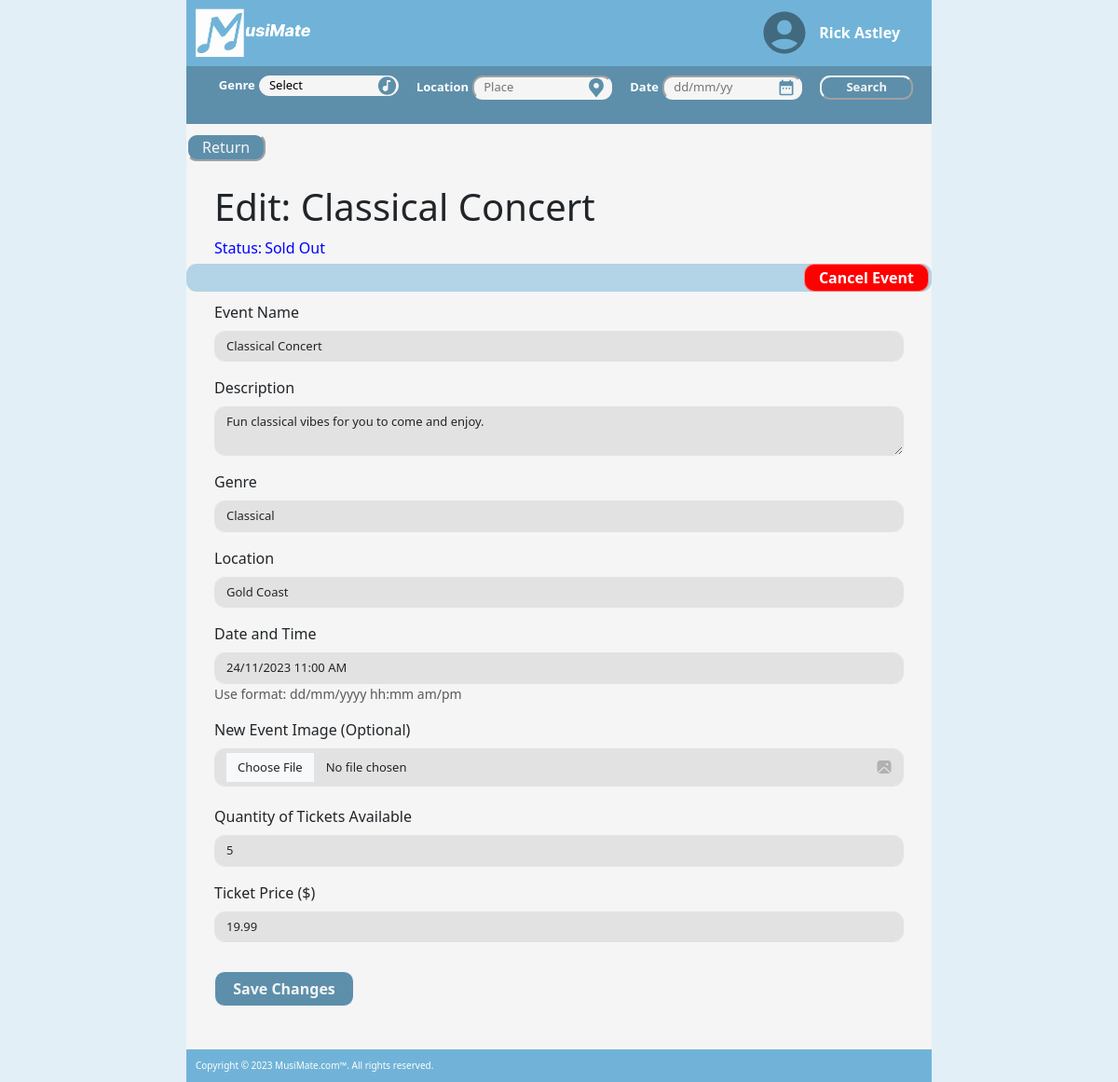
The page /events/edit/2 (signed in) on the database its author committed.
### musimate/models.py (models this page shows, shortened)
class User(db.Model, UserMixin):
    __tablename__ = 'users' # good practice to specify table name
    id = db.Column(db.Integer, primary_key=True)
    name = db.Column(db.String(100), index=True, unique=True, nullable=False)
    email = db.Column(db.String(100), index=True, nullable=False)
    contact_number = db.Column(db.String(15), nullable=True)
    address = db.Column(db.String(255), nullable=True)
    password_hash = db.Column(db.String(255), nullable=False)
    events = db.relationship('Event', backref='user')
    comments = db.relationship('Comment', backref='user')
    orders = db.relationship("Order", backref='user')

class Event(db.Model):
    __tablename__ = 'events'
    id = db.Column(db.Integer, primary_key=True)
    status = db.Column(db.String(10), default='Open')
    name = db.Column(db.String(80))
    description = db.Column(db.String(200))
    genre = db.Column(db.String(40))
    location = db.Column(db.String(200))
    date = db.Column(db.DateTime)
    image = db.Column(db.String(400))
    quantity = db.Column(db.Integer)
    quantitySold = db.Column(db.Integer, default=0)
    price = db.Column(db.Float)
    user_id = db.Column(db.Integer, db.ForeignKey('users.id'))
    comments = db.relationship('Comment', backref='event')
    orders = db.relationship('Order', backref = 'event')

### musimate/events.py (the view, shortened to what this page needs)
@eventbp.route('/edit/<id>', methods=['GET', 'POST'])
@login_required
def edit(id):
    genres = db.session.scalars(db.select(Event.genre.distinct())).all()
    event = db.session.scalar(db.select(Event).where(Event.id == id))
    if (event.user != current_user):
        flash('You are not the owner of this event', 'error')
        return redirect(url_for('event.show', id=id))
    else:
        form = EditEventForm()
        if (request.method == 'GET'):
            form.name.default = event.name
            form.description.default = event.description
            form.genre.default = event.genre
            form.location.default = event.location
            form.date.default = event.date
            form.quantity.default = event.quantity
            form.price.default = event.price
            form.process()
    return render_template('events/create.html', form=form, event=event, genres=genres, selected_genre='Select', editing=True)

### musimate/forms.py
class EditEventForm(FlaskForm):
    name = StringField('Event Name', validators=[InputRequired()])
    description = TextAreaField('Description', validators=[InputRequired()])
    genre = StringField('Genre', validators=[InputRequired()])
    location = StringField('Location', validators=[InputRequired()])
    date = DateTimeField("Date and Time", validators=[InputRequired(
    )], format='%d/%m/%Y %I:%M %p', description="Use format: dd/mm/yyyy hh:mm am/pm")
    image = FileField('New Event Image (Optional)', validators=[FileAllowed(
        ALLOWED_FILE, message='Only supports PNG, JPG, png, jpg')])
    quantity = IntegerField('Quantity of Tickets Available', validators=[InputRequired(
    ), NumberRange(min=10, max=99999999999, message="please enter a quantity greater than 10")])
    price = DecimalField('Ticket Price ($)', validators=[
                         InputRequired()], render_kw={"placeholder": "00.00"})
    submit = SubmitField("Save Changes")

### musimate/templates/events/create.html
{% extends 'base.html' %}
{% from 'bootstrap5/form.html' import render_form %}
{% block content %}
<div class="row">
  <div class="d-flex justify-content-left">
    <div>
      {% if editing %}
      <a class="logo" role="button" href="{{ url_for('event.show', id=event.id) }}">
        <button id="return" style="margin-top: 10px;">Return</button>
      </a>
      {% else %}
      <a class="logo" role="button" href="{{ url_for('main.index') }}">
        <button id="return" style="margin-top: 10px;">Return</button>
      </a>
      {% endif %}
    </div>
  </div>
</div>
<div class="col-md-12" style="padding-left:30px; padding-right:30px">
  {% if editing %}
  <h1 style="padding-top:10px">Edit: {{ event.name }}</h1>
  <div class="d-flex justify-content-left">
    <div>
      <p class="{{ event.status }}" style="margin-bottom:5px;"> Status:</p>
    </div>
    <div>
      <p class="{{ event.status }}" id="status" style="margin-left:3px; margin-bottom:5px;">
        {{ event.status }}</p>
    </div>
  </div>
  {% else %}
  <h1 style="padding-top:10px">Create Event</h1>
  {% endif %}
</div>
<div class="break">
  {% if editing %}
  <div class="d-flex justify-content-end align-items-center" style=" height:100%">
    {% if event.status == "Cancelled" %}
    <a class="breakButton" id ="openButton" href="{{ url_for('event.change_status', id=event.id, status='Open') }}">Open Event</a>
    {% elif (event.status == "Open") or (event.status == "Sold Out") %}
    <a class="breakButton" id ="cancelButton" href="{{ url_for('event.change_status', id=event.id, status='Cancelled') }}">Cancel Event</a>
    {% endif %}
  </div>
  {% endif %}
</div>
<div class="col-md-12" style="padding-left:30px; padding-right:30px">
  {{ render_form(form) }}
</div>
{% endblock %}

### musimate/templates/base.html (shortened to what this page needs)
<html>
<head>
   <link rel="stylesheet" href="{{ url_for('static', filename='styles/style.css') }}">
   <link rel="stylesheet" href="https://cdn.jsdelivr.net/npm/bootstrap@5.3.2/dist/css/bootstrap.min.css"
>
</head>
<body class="body">
   <div class="row">
      <div class="d-flex justify-content-center">
         <div class="col-sm-12 col-md-10 col-lg-8 align-self-center">
            <nav class="navbar">
               <div class="row" style="width: 100%">
                  <div class="col">
                     <a role="button" href="{{ url_for('main.index') }}">
                        <img id="logo" src="/static/image/Capture.PNG" alt="Logo" height="55" style="margin-left: 8px;">
                     </a>
                  </div>
                  <div class="col">
                     <div class="d-flex justify-content-end align-items-center">
                        <a data-bs-toggle="dropdown" aria-dropeffect="move">
                           <img src="/static/svg/user-4-fill.svg" alt="User Icon" class="userIcon">
                        </a>
                        {% if current_user.is_authenticated %}
                        <a class="login">{{current_user.name}}</a>
                        {% else %}
                        <a class="login" href="{{ url_for('auth.login') }}" role="button">Log In</a>
                        {% endif %}
                     </div>
                  </div>
               </div>
            </nav>
            <div class="searchBar">
               <form action="{{url_for('main.search')}}">
                  <div class="d-flex justify-content-between">
                     <div class="input-group" style="justify-content: center;">
                        <div>
                           <label for="Genre" style="color:white; font-size:small; font-weight: bold;">Genre </label>
                           <select class="searchInput" name="genre" id="Genre">
                              <option value="{{ selected_genre }}">{{ selected_genre }}</option>
                           </select>
                        </div>
                        <div>
                           <label for="Location"
                              style="color:white; font-size:small; font-weight: bold;">Location</label>
                           <input class="searchInput" type="text" name="location" id="Location" placeholder="Place"
                              value="{{ selected_location }}">
                        </div>
                        <div>
                           <label for="Date" style="color:white; font-size:small; font-weight: bold;">Date </label>
                           <input class="searchInput" type="text" name="date" id="Date" placeholder="dd/mm/yy"
                              value="{{ selected_date }}">
                        </div>
                        <div>
                           <div class="d-flex justify-content-center align-items-center" style=" height:100%">
                              <button class="searchSubmit" type="submit">Search</button>
                           </div>
                        </div>
                     </div>
               </form>
            </div>
         </div>
         <div class="main">
            {% block content %}
            {% endblock %}
         </div>
      </div>
   </div>
</body>
<footer>
   <div class="d-flex justify-content-center">
      <div class="col-sm-12 col-md-10 col-lg-8 align-self-center">
         <div class="footerBox">
            Copyright © {{ year }} MusiMate.com™. All rights reserved.
         </div>
      </div>
   </div>
</footer>
</html>

### musimate/static/styles/style.css (style rules this page uses)
.body { background-color: rgba(113, 179, 216, 0.20); }
.footerBox { background-color: rgba(113, 179, 216); font-size: x-small; color: white; padding: 10px; }
.break { background-color: rgba(113, 179, 216, 0.50); width: 100%; height: 30px; border-radius: 11px; margin-bottom: 10px; font-size: medium; font-weight: bold; padding-left: 10px; }
.breakButton { border-radius:11px; background-color: rgba(113, 179, 216, .5); color: white; font-size: auto; font-weight: bold; padding-left: 30px; padding-right: 30px; border-color: rgba(255, 255, 255, .5); text-decoration: none; border: 1px solid rgba(255, 255, 255, .5); padding-top: 2px; padding-bottom: 2px; margin-right: 3px; }
#cancelButton { border-radius: 11px; background-color: rgba(255, 0, 0); color: white; font-size: auto; font-weight: bold; padding-left: 15px; padding-right: 15px; border-color: rgba(255, 0, 0, 0.5); text-decoration: none; border: 1px solid rgba(252, 252, 252, 0.5); padding-top: 2px; padding-bottom: 2px; }
.Sold.Out { color: blue }
.login { color: white; margin: 10px; font-weight: bold; text-decoration: none; }
.navbar { background-color: rgb(113, 179, 216); width: 100%; height: fit-content; padding: 10px; }
.userIcon { width: 64px; padding-left: 10px; filter: invert(42%) sepia(19%) saturate(839%) hue-rotate(157deg) brightness(87%) contrast(94%); }
.searchBar { background-color: rgba(93, 143, 171); width: 100%; height: fit-content; padding-left: 10px; padding-right: 10px; padding-bottom: 5px; padding-top: 5px; }
.main { background-color: rgba(245, 245, 245); width: 100%; height: fit-content; padding-bottom: 30px; }
#Genre.searchInput, #genre.createEvent { background-image: url("../svg/genre.svg"); background-repeat: no-repeat; background-size: 23px 23px; background-position: right; }
#Genre.searchInput { appearance: none; }
#Date.searchInput { background-image: url("../svg/date.svg"); background-repeat: no-repeat; background-size: 30px 20px; background-position: right; }
#Location.searchInput, #location.createEvent { background-image: url("../svg/location.svg"); background-repeat: no-repeat; background-size: 30px 23px; background-position: right; }
.searchInput { border-radius: 11px; font-size: small; background-color: rgba(245, 245, 245); border-color: rgba(245, 245, 245); width: 150px; padding-left: 10px; padding-right: 30px; margin-right: 5px; margin-top: 5px; margin-bottom: 5px; }
.searchBar label { margin-left: 15px; }
.searchSubmit { color: rgba(245, 245, 245); border-radius: 11px; border-color: rgba(245, 245, 245); background-color: rgba(93, 143, 171); font-size: small; font-weight: bold; width: 100px; margin-left: 15px; }
#title.createEvent, #location.createEvent, #artist.createEvent, #genre.createEvent, input[type=file] { width: 100%; }
.createEvent input[type=text], .form-control, input[type=date], input[type=time], input[type=number], textarea, .commentForm textarea { border-radius: 11px !important; font-size: small !important; background-color: rgba(226, 226, 226) !important; border-color: rgba(226, 226, 226) !important; }
input[type=file] { width: 100%; border-radius: 11px; border: 1px solid #ccc; display: block; padding: 10px 12px; cursor: pointer; margin-bottom: 20px; background-color: rgba(226, 226, 226); background-image: url("../svg/cloud.svg"); background-position: center right 10px; background-repeat: no-repeat; background-size: 20px 20px; text-indent: 12px; }
.createEventSubmit, input#submit { color: rgba(245, 245, 245); border-radius: 11px; border-color: rgba(245, 245, 245); background-color: rgba(93, 143, 171); font-size: medium; font-weight: bold; margin-top: 15px; width: 150px; }
.popup-content button, .popup-content-confirm input[type=submit], #postComment, #return, div.row.createEvent input[type=submit] { display: block; margin: 0 auto; border-radius: 11px; margin-bottom: 15px; color: rgba(245, 245, 245); border-color: rgba(245, 245, 245) !important; background-color: rgba(93, 143, 171); padding-left: 15px; padding-right: 15px; }
a { text-decoration: none !important; }

### rows shown on the page
User: name "Rick Astley"
Event: name "Classical Concert", status "Sold Out", description "Fun classical vibes for you to come and enjoy.", genre "Classical", location "Gold Coast", date "24/11/2023 11:00 AM", quantity "5", price "19.99"

### other values the page prints
form field genre "Select"
